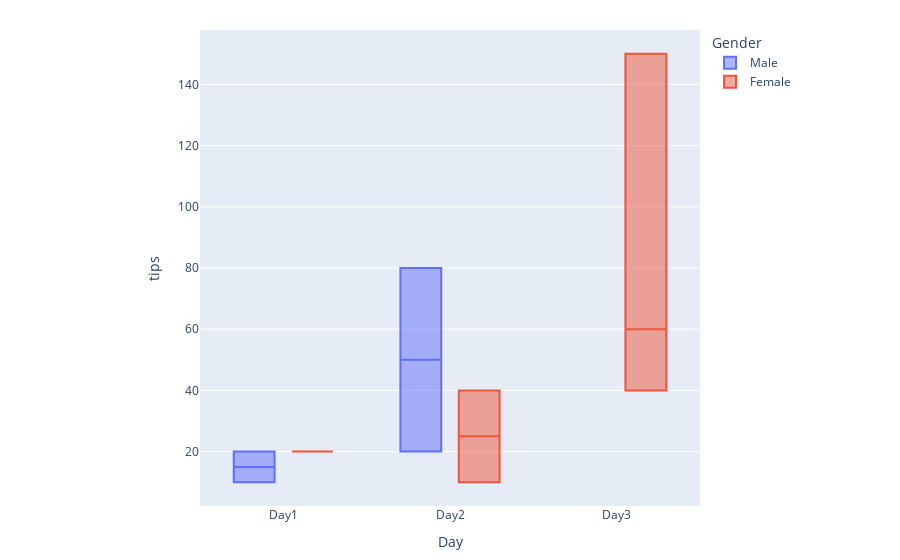

The cell this chart's notebook holds for it:
### Markdown cell above
### 3) Histogram with color difference.

### Code cell
import plotly.express as px
fig = px.box(df, x="Day", y="tips", color="Gender")
fig.update_traces(quartilemethod="exclusive") # or "inclusive", or "linear" by default
fig.update_layout(
    margin=dict(l=200, r=200, t=30, b=20))
fig.show()

### Figure 1 — Plotly figure (JSON) as saved in the notebook; plotly's stock layout.template omitted (floating-point values rounded to 4 significant figures)
{"data": [{"alignmentgroup": "True", "hoverlabel": {"namelength": 0}, "hovertemplate": "Gender=Male<br>Day=%{x}<br>tips=%{y}", "legendgroup": "Male", "marker": {"color": "#636efa"}, "name": "Male", "notched": false, "offsetgroup": "Male", "orientation": "v", "quartilemethod": "exclusive", "showlegend": true, "type": "box", "x": ["Day1", "Day1", "Day2", "Day2", "Day3"], "x0": " ", "xaxis": "x", "y": [10, 20, 20, 80, 10], "y0": " ", "yaxis": "y"}, {"alignmentgroup": "True", "hoverlabel": {"namelength": 0}, "hovertemplate": "Gender=Female<br>Day=%{x}<br>tips=%{y}", "legendgroup": "Female", "marker": {"color": "#EF553B"}, "name": "Female", "notched": false, "offsetgroup": "Female", "orientation": "v", "quartilemethod": "exclusive", "showlegend": true, "type": "box", "x": ["Day1", "Day1", "Day2", "Day2", "Day3", "Day3", "Day3"], "x0": " ", "xaxis": "x", "y": [20, 20, 10, 40, 60, 150, 40], "y0": " ", "yaxis": "y"}], "layout": {"boxmode": "group", "legend": {"title": {"text": "Gender"}, "tracegroupgap": 0}, "margin": {"b": 20, "l": 200, "r": 200, "t": 30}, "xaxis": {"anchor": "y", "domain": [0, 1], "title": {"text": "Day"}}, "yaxis": {"anchor": "x", "domain": [0, 1], "title": {"text": "tips"}}}}
